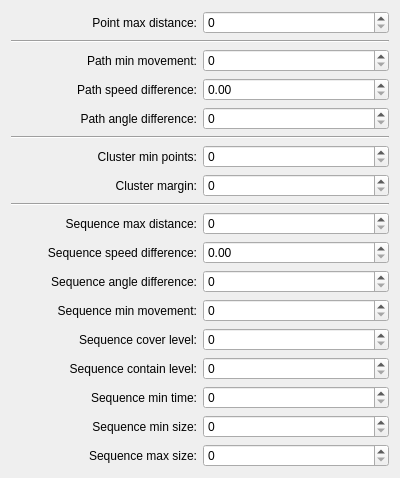
<?xml version="1.0" encoding="UTF-8"?>
<ui version="4.0">
 <class>PartitionAnalyzerConfig</class>
 <widget class="IConfigItem" name="PartitionAnalyzerConfig">
  <property name="geometry">
   <rect>
    <x>0</x>
    <y>0</y>
    <width>400</width>
    <height>476</height>
   </rect>
  </property>
  <property name="windowTitle">
   <string>PartitionAnalyzerConfig</string>
  </property>
  <layout class="QGridLayout" name="gridLayout">
   <item row="0" column="1">
    <widget class="QSpinBox" name="m_PointMaxDistance">
     <property name="correctionMode">
      <enum>QAbstractSpinBox::CorrectToNearestValue</enum>
     </property>
     <property name="minimum">
      <number>0</number>
     </property>
     <property name="maximum">
      <number>1999</number>
     </property>
     <property name="value">
      <number>0</number>
     </property>
    </widget>
   </item>
   <item row="0" column="0">
    <widget class="QLabel" name="label_1">
     <property name="sizePolicy">
      <sizepolicy hsizetype="Preferred" vsizetype="Preferred">
       <horstretch>0</horstretch>
       <verstretch>0</verstretch>
      </sizepolicy>
     </property>
     <property name="text">
      <string>Point max distance:</string>
     </property>
     <property name="alignment">
      <set>Qt::AlignRight|Qt::AlignTrailing|Qt::AlignVCenter</set>
     </property>
    </widget>
   </item>
   <item row="2" column="0">
    <widget class="QLabel" name="label_2">
     <property name="sizePolicy">
      <sizepolicy hsizetype="Preferred" vsizetype="Preferred">
       <horstretch>0</horstretch>
       <verstretch>0</verstretch>
      </sizepolicy>
     </property>
     <property name="text">
      <string>Path min movement:</string>
     </property>
     <property name="alignment">
      <set>Qt::AlignRight|Qt::AlignTrailing|Qt::AlignVCenter</set>
     </property>
    </widget>
   </item>
   <item row="7" column="0">
    <widget class="QLabel" name="label_6">
     <property name="sizePolicy">
      <sizepolicy hsizetype="Preferred" vsizetype="Preferred">
       <horstretch>0</horstretch>
       <verstretch>0</verstretch>
      </sizepolicy>
     </property>
     <property name="text">
      <string>Cluster margin:</string>
     </property>
     <property name="alignment">
      <set>Qt::AlignRight|Qt::AlignTrailing|Qt::AlignVCenter</set>
     </property>
    </widget>
   </item>
   <item row="1" column="0" colspan="2">
    <widget class="Line" name="line">
     <property name="orientation">
      <enum>Qt::Horizontal</enum>
     </property>
    </widget>
   </item>
   <item row="7" column="1">
    <widget class="QSpinBox" name="m_ClusterMargin">
     <property name="correctionMode">
      <enum>QAbstractSpinBox::CorrectToNearestValue</enum>
     </property>
     <property name="maximum">
      <number>99</number>
     </property>
    </widget>
   </item>
   <item row="3" column="0">
    <widget class="QLabel" name="label_3">
     <property name="sizePolicy">
      <sizepolicy hsizetype="Preferred" vsizetype="Preferred">
       <horstretch>0</horstretch>
       <verstretch>0</verstretch>
      </sizepolicy>
     </property>
     <property name="text">
      <string>Path speed difference:</string>
     </property>
     <property name="alignment">
      <set>Qt::AlignRight|Qt::AlignTrailing|Qt::AlignVCenter</set>
     </property>
    </widget>
   </item>
   <item row="2" column="1">
    <widget class="QSpinBox" name="m_PathMinMovement">
     <property name="correctionMode">
      <enum>QAbstractSpinBox::CorrectToNearestValue</enum>
     </property>
    </widget>
   </item>
   <item row="8" column="0" colspan="2">
    <widget class="Line" name="line_3">
     <property name="orientation">
      <enum>Qt::Horizontal</enum>
     </property>
    </widget>
   </item>
   <item row="18" column="0" colspan="2">
    <spacer name="verticalSpacer_2">
     <property name="orientation">
      <enum>Qt::Vertical</enum>
     </property>
     <property name="sizeHint" stdset="0">
      <size>
       <width>20</width>
       <height>40</height>
      </size>
     </property>
    </spacer>
   </item>
   <item row="15" column="0">
    <widget class="QLabel" name="label_13">
     <property name="sizePolicy">
      <sizepolicy hsizetype="Preferred" vsizetype="Preferred">
       <horstretch>0</horstretch>
       <verstretch>0</verstretch>
      </sizepolicy>
     </property>
     <property name="text">
      <string>Sequence min time:</string>
     </property>
     <property name="alignment">
      <set>Qt::AlignRight|Qt::AlignTrailing|Qt::AlignVCenter</set>
     </property>
    </widget>
   </item>
   <item row="4" column="0">
    <widget class="QLabel" name="label_4">
     <property name="sizePolicy">
      <sizepolicy hsizetype="Preferred" vsizetype="Preferred">
       <horstretch>0</horstretch>
       <verstretch>0</verstretch>
      </sizepolicy>
     </property>
     <property name="text">
      <string>Path angle difference:</string>
     </property>
     <property name="alignment">
      <set>Qt::AlignRight|Qt::AlignTrailing|Qt::AlignVCenter</set>
     </property>
    </widget>
   </item>
   <item row="3" column="1">
    <widget class="QDoubleSpinBox" name="m_PathSpeedDiff">
     <property name="correctionMode">
      <enum>QAbstractSpinBox::CorrectToNearestValue</enum>
     </property>
     <property name="minimum">
      <double>0.000000000000000</double>
     </property>
     <property name="maximum">
      <double>1.990000000000000</double>
     </property>
     <property name="singleStep">
      <double>0.100000000000000</double>
     </property>
     <property name="value">
      <double>0.000000000000000</double>
     </property>
    </widget>
   </item>
   <item row="4" column="1">
    <widget class="QSpinBox" name="m_PathAngleDiff">
     <property name="correctionMode">
      <enum>QAbstractSpinBox::CorrectToNearestValue</enum>
     </property>
     <property name="minimum">
      <number>0</number>
     </property>
     <property name="maximum">
      <number>180</number>
     </property>
     <property name="value">
      <number>0</number>
     </property>
    </widget>
   </item>
   <item row="11" column="0">
    <widget class="QLabel" name="label_9">
     <property name="sizePolicy">
      <sizepolicy hsizetype="Preferred" vsizetype="Preferred">
       <horstretch>0</horstretch>
       <verstretch>0</verstretch>
      </sizepolicy>
     </property>
     <property name="text">
      <string>Sequence angle difference:</string>
     </property>
     <property name="alignment">
      <set>Qt::AlignRight|Qt::AlignTrailing|Qt::AlignVCenter</set>
     </property>
    </widget>
   </item>
   <item row="6" column="0">
    <widget class="QLabel" name="label_5">
     <property name="sizePolicy">
      <sizepolicy hsizetype="Preferred" vsizetype="Preferred">
       <horstretch>0</horstretch>
       <verstretch>0</verstretch>
      </sizepolicy>
     </property>
     <property name="text">
      <string>Cluster min points:</string>
     </property>
     <property name="alignment">
      <set>Qt::AlignRight|Qt::AlignTrailing|Qt::AlignVCenter</set>
     </property>
    </widget>
   </item>
   <item row="16" column="0">
    <widget class="QLabel" name="label_14">
     <property name="sizePolicy">
      <sizepolicy hsizetype="Preferred" vsizetype="Preferred">
       <horstretch>0</horstretch>
       <verstretch>0</verstretch>
      </sizepolicy>
     </property>
     <property name="text">
      <string>Sequence min size:</string>
     </property>
     <property name="alignment">
      <set>Qt::AlignRight|Qt::AlignTrailing|Qt::AlignVCenter</set>
     </property>
    </widget>
   </item>
   <item row="10" column="0">
    <widget class="QLabel" name="label_8">
     <property name="sizePolicy">
      <sizepolicy hsizetype="Preferred" vsizetype="Preferred">
       <horstretch>0</horstretch>
       <verstretch>0</verstretch>
      </sizepolicy>
     </property>
     <property name="text">
      <string>Sequence speed difference:</string>
     </property>
     <property name="alignment">
      <set>Qt::AlignRight|Qt::AlignTrailing|Qt::AlignVCenter</set>
     </property>
    </widget>
   </item>
   <item row="10" column="1">
    <widget class="QDoubleSpinBox" name="m_SequenceSpeedDiff">
     <property name="correctionMode">
      <enum>QAbstractSpinBox::CorrectToNearestValue</enum>
     </property>
     <property name="maximum">
      <double>2.990000000000000</double>
     </property>
     <property name="singleStep">
      <double>0.100000000000000</double>
     </property>
    </widget>
   </item>
   <item row="15" column="1">
    <widget class="QSpinBox" name="m_SequenceMinTime">
     <property name="correctionMode">
      <enum>QAbstractSpinBox::CorrectToNearestValue</enum>
     </property>
    </widget>
   </item>
   <item row="12" column="1">
    <widget class="QSpinBox" name="m_SequenceMinMovement">
     <property name="correctionMode">
      <enum>QAbstractSpinBox::CorrectToNearestValue</enum>
     </property>
    </widget>
   </item>
   <item row="6" column="1">
    <widget class="QSpinBox" name="m_ClusterMinPoints">
     <property name="correctionMode">
      <enum>QAbstractSpinBox::CorrectToNearestValue</enum>
     </property>
    </widget>
   </item>
   <item row="9" column="0">
    <widget class="QLabel" name="label_7">
     <property name="sizePolicy">
      <sizepolicy hsizetype="Preferred" vsizetype="Preferred">
       <horstretch>0</horstretch>
       <verstretch>0</verstretch>
      </sizepolicy>
     </property>
     <property name="text">
      <string>Sequence max distance:</string>
     </property>
     <property name="alignment">
      <set>Qt::AlignRight|Qt::AlignTrailing|Qt::AlignVCenter</set>
     </property>
    </widget>
   </item>
   <item row="16" column="1">
    <widget class="QSpinBox" name="m_SequenceMinSize">
     <property name="correctionMode">
      <enum>QAbstractSpinBox::CorrectToNearestValue</enum>
     </property>
    </widget>
   </item>
   <item row="9" column="1">
    <widget class="QSpinBox" name="m_SequenceMaxDistance">
     <property name="correctionMode">
      <enum>QAbstractSpinBox::CorrectToNearestValue</enum>
     </property>
     <property name="maximum">
      <number>1999</number>
     </property>
    </widget>
   </item>
   <item row="11" column="1">
    <widget class="QSpinBox" name="m_SequenceAngleDiff">
     <property name="correctionMode">
      <enum>QAbstractSpinBox::CorrectToNearestValue</enum>
     </property>
     <property name="maximum">
      <number>180</number>
     </property>
    </widget>
   </item>
   <item row="13" column="0">
    <widget class="QLabel" name="label_11">
     <property name="sizePolicy">
      <sizepolicy hsizetype="Preferred" vsizetype="Preferred">
       <horstretch>0</horstretch>
       <verstretch>0</verstretch>
      </sizepolicy>
     </property>
     <property name="text">
      <string>Sequence cover level:</string>
     </property>
     <property name="alignment">
      <set>Qt::AlignRight|Qt::AlignTrailing|Qt::AlignVCenter</set>
     </property>
    </widget>
   </item>
   <item row="12" column="0">
    <widget class="QLabel" name="label_10">
     <property name="sizePolicy">
      <sizepolicy hsizetype="Preferred" vsizetype="Preferred">
       <horstretch>0</horstretch>
       <verstretch>0</verstretch>
      </sizepolicy>
     </property>
     <property name="text">
      <string>Sequence min movement:</string>
     </property>
     <property name="alignment">
      <set>Qt::AlignRight|Qt::AlignTrailing|Qt::AlignVCenter</set>
     </property>
    </widget>
   </item>
   <item row="13" column="1">
    <widget class="QSpinBox" name="m_SequenceCoverLevel">
     <property name="correctionMode">
      <enum>QAbstractSpinBox::CorrectToNearestValue</enum>
     </property>
     <property name="maximum">
      <number>100</number>
     </property>
    </widget>
   </item>
   <item row="14" column="1">
    <widget class="QSpinBox" name="m_SequenceContainLevel">
     <property name="correctionMode">
      <enum>QAbstractSpinBox::CorrectToNearestValue</enum>
     </property>
     <property name="maximum">
      <number>100</number>
     </property>
    </widget>
   </item>
   <item row="17" column="1">
    <widget class="QSpinBox" name="m_SequenceMaxSize">
     <property name="correctionMode">
      <enum>QAbstractSpinBox::CorrectToNearestValue</enum>
     </property>
     <property name="maximum">
      <number>1999</number>
     </property>
    </widget>
   </item>
   <item row="17" column="0">
    <widget class="QLabel" name="label_15">
     <property name="sizePolicy">
      <sizepolicy hsizetype="Preferred" vsizetype="Preferred">
       <horstretch>0</horstretch>
       <verstretch>0</verstretch>
      </sizepolicy>
     </property>
     <property name="text">
      <string>Sequence max size:</string>
     </property>
     <property name="alignment">
      <set>Qt::AlignRight|Qt::AlignTrailing|Qt::AlignVCenter</set>
     </property>
    </widget>
   </item>
   <item row="14" column="0">
    <widget class="QLabel" name="label_12">
     <property name="sizePolicy">
      <sizepolicy hsizetype="Preferred" vsizetype="Preferred">
       <horstretch>0</horstretch>
       <verstretch>0</verstretch>
      </sizepolicy>
     </property>
     <property name="text">
      <string>Sequence contain level:</string>
     </property>
     <property name="alignment">
      <set>Qt::AlignRight|Qt::AlignTrailing|Qt::AlignVCenter</set>
     </property>
    </widget>
   </item>
   <item row="5" column="0" colspan="2">
    <widget class="Line" name="line_2">
     <property name="orientation">
      <enum>Qt::Horizontal</enum>
     </property>
    </widget>
   </item>
  </layout>
 </widget>
 <layoutdefault spacing="6" margin="11"/>
 <customwidgets>
  <customwidget>
   <class>IConfigItem</class>
   <extends>QWidget</extends>
   <header>IConfigItem.h</header>
   <container>1</container>
  </customwidget>
 </customwidgets>
 <tabstops>
  <tabstop>m_PointMaxDistance</tabstop>
  <tabstop>m_PathMinMovement</tabstop>
  <tabstop>m_PathSpeedDiff</tabstop>
  <tabstop>m_PathAngleDiff</tabstop>
  <tabstop>m_ClusterMinPoints</tabstop>
  <tabstop>m_ClusterMargin</tabstop>
  <tabstop>m_SequenceMaxDistance</tabstop>
  <tabstop>m_SequenceSpeedDiff</tabstop>
  <tabstop>m_SequenceAngleDiff</tabstop>
  <tabstop>m_SequenceMinMovement</tabstop>
  <tabstop>m_SequenceCoverLevel</tabstop>
  <tabstop>m_SequenceContainLevel</tabstop>
  <tabstop>m_SequenceMinTime</tabstop>
  <tabstop>m_SequenceMinSize</tabstop>
  <tabstop>m_SequenceMaxSize</tabstop>
 </tabstops>
 <resources/>
 <connections/>
</ui>
